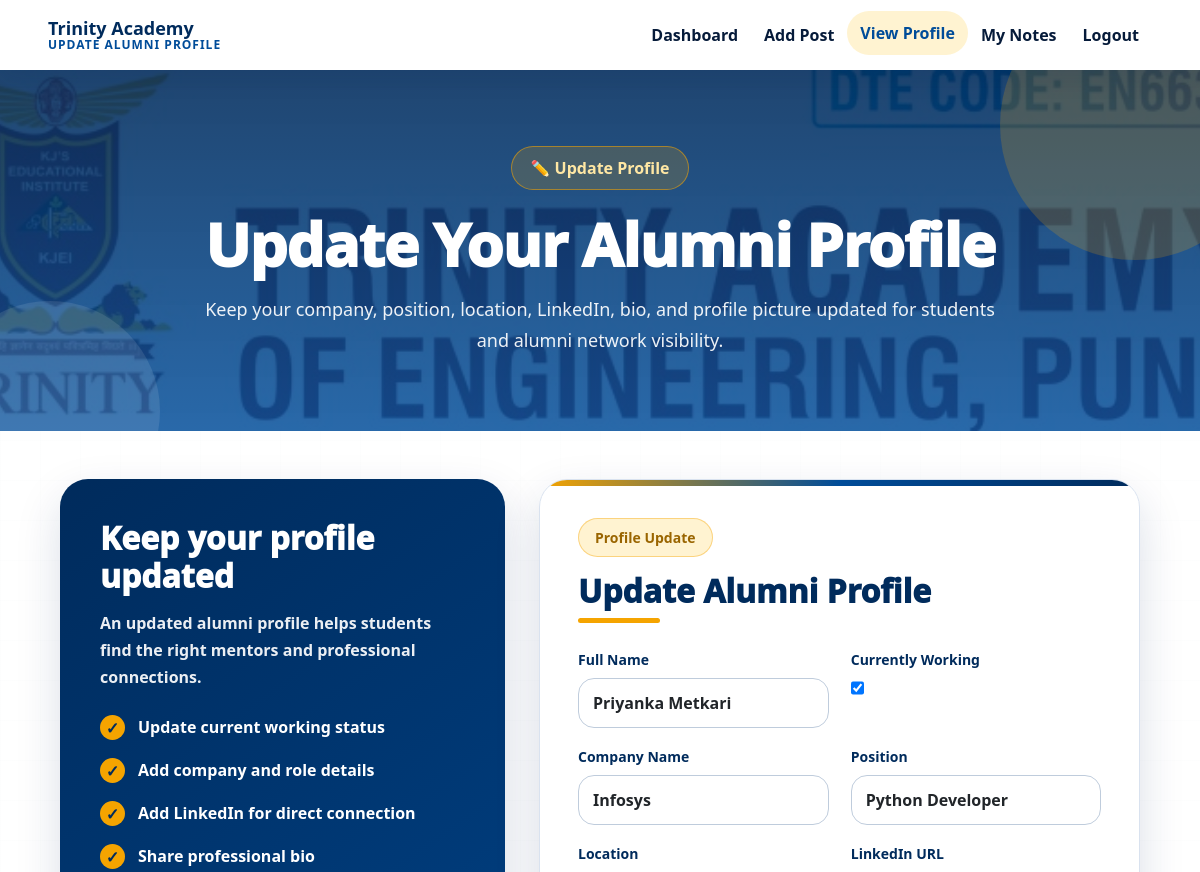
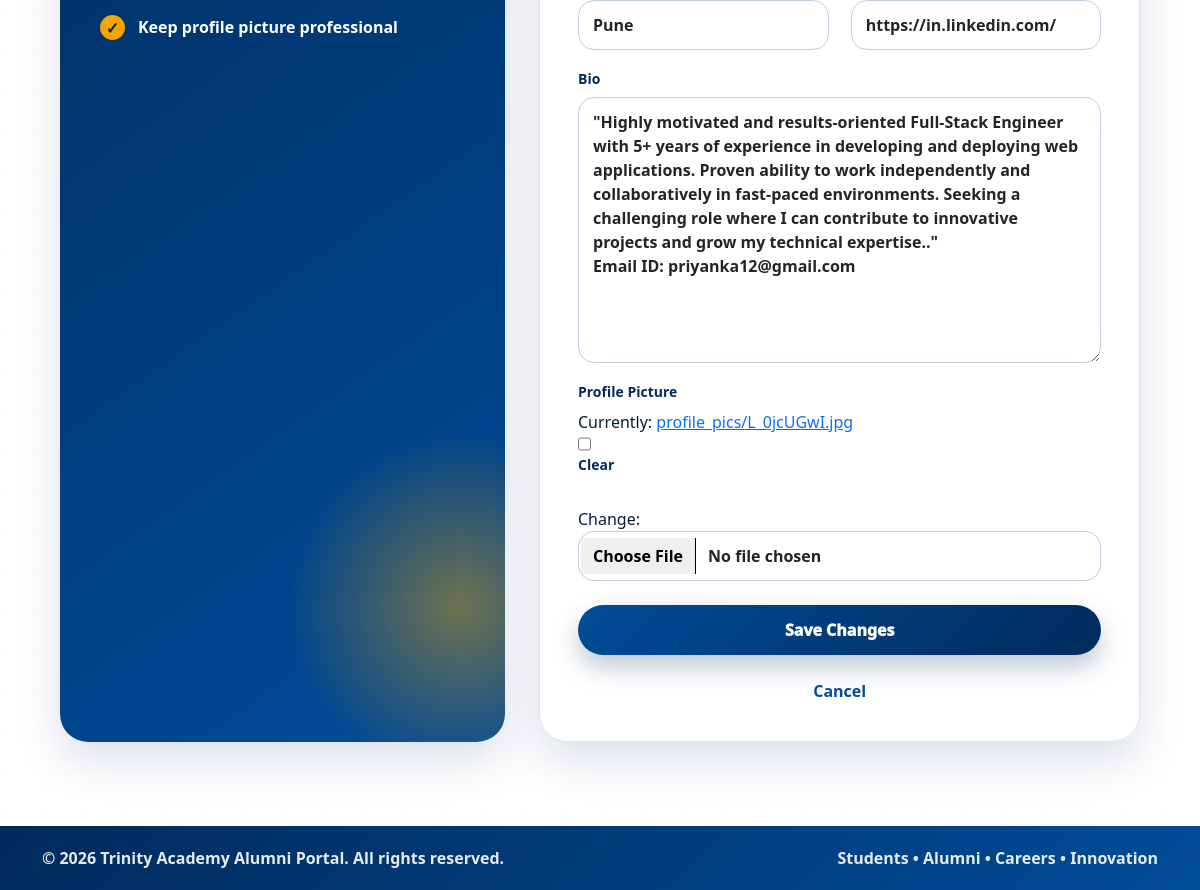
Screenshot of /update_alumni_profile/ (signed in) with the database file from the repository (2 pictures, top to bottom).
### myApp/models.py (models this page shows, shortened)
class AlumniProfile(models.Model):
    user = models.OneToOneField(User, on_delete=models.CASCADE)
    full_name = models.CharField(max_length=100)
    current_working = models.BooleanField(default=False, verbose_name="Currently Working")
    company_name = models.CharField(max_length=150, blank=True, null=True)
    position = models.CharField(max_length=100, blank=True, null=True)
    location = models.CharField(max_length=100, blank=True, null=True)
    linkedin = models.URLField(blank=True, null=True)
    bio = models.TextField(blank=True, null=True)
    profile_picture = models.ImageField(upload_to='profile_pics/', blank=True, null=True)  # Added profile picture field

### myApp/views.py (the view)
# urls.py: path('update_alumni_profile/', views.update_alumni_profile, name='update_alumni_profile'),
@login_required
def update_alumni_profile(request):
    profile, created = AlumniProfile.objects.get_or_create(user=request.user)
    if request.method == 'POST':
        form = AlumniProfileForm(request.POST, request.FILES, instance=profile)  # Include request.FILES to handle image uploads
        if form.is_valid():
            form.save()
            return redirect('view_alumni_profile')  # Redirect to view the profile after saving
    else:
        form = AlumniProfileForm(instance=profile)
    return render(request, 'alumni/update_alumni_profile.html', {'form': form})

### myApp/forms.py
class AlumniProfileForm(forms.ModelForm):
    class Meta:
        model = AlumniProfile
        fields = ['full_name', 'current_working', 'company_name', 'position', 'location',
                   'linkedin', 'bio', 'profile_picture']  # Added profile_picture field

### templates/alumni/update_alumni_profile.html (shortened to what this page needs)
{% load static %}
<!DOCTYPE html>
<html lang="en">
<head>
    <link href="https://cdn.jsdelivr.net/npm/bootstrap@5.3.0-alpha1/dist/css/bootstrap.min.css" rel="stylesheet">
</head>
<body>
<nav class="navbar navbar-expand-lg main-navbar">
    <div class="container-fluid px-lg-5">
        <a class="navbar-brand" href="{% url 'alumni_dashboard' %}">
            <span>
                <span class="brand-title">Trinity Academy</span>
                <span class="brand-subtitle">UPDATE ALUMNI PROFILE</span>
            </span>
        </a>
        <div class="collapse navbar-collapse show" id="navbarNav">
            <ul class="navbar-nav ms-auto align-items-lg-center">
                <li class="nav-item"><a class="nav-link" href="{% url 'alumni_dashboard' %}">Dashboard</a></li>
                <li class="nav-item"><a class="nav-link" href="{% url 'create_post' %}">Add Post</a></li>
                <li class="nav-item"><a class="nav-link active" href="{% url 'view_alumni_profile' %}">View Profile</a></li>
                <li class="nav-item"><a class="nav-link" href="{% url 'view_uploaded_notes' %}">My Notes</a></li>
                <li class="nav-item"><a class="nav-link" href="{% url 'logout' %}">Logout</a></li>
            </ul>
        </div>
    </div>
</nav>
<section class="page-hero">
    <div class="hero-content">
        <span class="hero-chip">✏️ Update Profile</span>
        <h1>Update Your Alumni Profile</h1>
        <p>Keep your company, position, location, LinkedIn, bio, and profile picture updated for students and alumni network visibility.</p>
    </div>
</section>
<section class="page-wrapper">
    <div class="profile-form-layout">
        <div class="info-panel reveal-card">
            <h2>Keep your profile updated</h2>
            <p>An updated alumni profile helps students find the right mentors and professional connections.</p>
            <ul class="feature-list">
                <li><span class="check-icon">✓</span> Update current working status</li>
                <li><span class="check-icon">✓</span> Add company and role details</li>
                <li><span class="check-icon">✓</span> Add LinkedIn for direct connection</li>
                <li><span class="check-icon">✓</span> Share professional bio</li>
                <li><span class="check-icon">✓</span> Keep profile picture professional</li>
            </ul>
        </div>
        <div class="form-card reveal-card">
            <span class="form-badge">Profile Update</span>
            <h2>Update Alumni Profile</h2>
            <div class="title-line"></div>
            <form method="post" enctype="multipart/form-data">
                <div class="form-grid">
                    <div class="form-group">
                        <label for="id_full_name">Full Name</label>
                        {{ form.full_name }}
                    </div>
                    <div class="form-group">
                        <label for="id_current_working">Currently Working</label>
                        {{ form.current_working }}
                    </div>
                    <div class="form-group">
                        <label for="id_company_name">Company Name</label>
                        {{ form.company_name }}
                    </div>
                    <div class="form-group">
                        <label for="id_position">Position</label>
                        {{ form.position }}
                    </div>
                    <div class="form-group">
                        <label for="id_location">Location</label>
                        {{ form.location }}
                    </div>
                    <div class="form-group">
                        <label for="id_linkedin">LinkedIn URL</label>
                        {{ form.linkedin }}
                    </div>
                    <div class="form-group full">
                        <label for="id_bio">Bio</label>
                        {{ form.bio }}
                    </div>
                    <div class="form-group full">
                        <label for="id_profile_picture">Profile Picture</label>
                        {{ form.profile_picture }}
                    </div>
                </div>
                <button type="submit" class="btn btn-custom mt-4">Save Changes</button>
            </form>
            <div class="text-center mt-4">
                <a href="{% url 'view_alumni_profile' %}" class="cancel-link">Cancel</a>
            </div>
        </div>
    </div>
</section>
<footer class="footer">
    <div class="container d-flex justify-content-between flex-wrap gap-2">
        <p>&copy; 2026 Trinity Academy Alumni Portal. All rights reserved.</p>
        <p>Students • Alumni • Careers • Innovation</p>
    </div>
</footer>
</body>
</html>

### rows the page displays
AlumniProfile: full_name "Priyanka Metkari", current_working "☑", company_name "Infosys", position "Python Developer", location "Pune", linkedin "https://in.linkedin.com/", bio "\"Highly motivated and results-oriented Full-Stack Engineer with 5+ years of experience in developing and deploying web applications. Proven ability to work independently and collaboratively in fast-paced environments. Seeking a challenging role where I can contribute to innovative projects and grow my technical expertise..\" Email ID: priyanka12@gmail.com"
